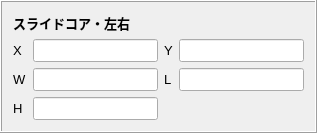
        <widget class="QFrame" name="frame_25">
         <property name="frameShape">
          <enum>QFrame::Box</enum>
         </property>
         <property name="frameShadow">
          <enum>QFrame::Raised</enum>
         </property>
         <layout class="QGridLayout" name="gridLayout_27">
          <item row="0" column="0">
           <widget class="QLabel" name="label_144">
            <property name="font">
             <font>
              <pointsize>10</pointsize>
              <weight>75</weight>
              <bold>true</bold>
             </font>
            </property>
            <property name="frameShadow">
             <enum>QFrame::Sunken</enum>
            </property>
            <property name="text">
             <string>スライドコア・左右</string>
            </property>
            <property name="wordWrap">
             <bool>false</bool>
            </property>
           </widget>
          </item>
          <item row="1" column="0">
           <layout class="QGridLayout" name="gridLayout_28">
            <item row="0" column="0">
             <widget class="QLabel" name="label_145">
              <property name="font">
               <font>
                <pointsize>10</pointsize>
               </font>
              </property>
              <property name="text">
               <string>X</string>
              </property>
             </widget>
            </item>
            <item row="0" column="1">
             <widget class="QLineEdit" name="t_sllrx">
              <property name="sizePolicy">
               <sizepolicy hsizetype="Expanding" vsizetype="Preferred">
                <horstretch>0</horstretch>
                <verstretch>0</verstretch>
               </sizepolicy>
              </property>
              <property name="font">
               <font>
                <pointsize>10</pointsize>
               </font>
              </property>
              <property name="text">
               <string/>
              </property>
              <property name="placeholderText">
               <string/>
              </property>
             </widget>
            </item>
            <item row="0" column="2">
             <widget class="QLabel" name="label_146">
              <property name="font">
               <font>
                <pointsize>10</pointsize>
               </font>
              </property>
              <property name="text">
               <string>Y</string>
              </property>
             </widget>
            </item>
            <item row="0" column="3">
             <widget class="QLineEdit" name="t_sllry">
              <property name="sizePolicy">
               <sizepolicy hsizetype="Expanding" vsizetype="Preferred">
                <horstretch>0</horstretch>
                <verstretch>0</verstretch>
               </sizepolicy>
              </property>
              <property name="font">
               <font>
                <pointsize>10</pointsize>
               </font>
              </property>
              <property name="text">
               <string/>
              </property>
              <property name="placeholderText">
               <string/>
              </property>
             </widget>
            </item>
            <item row="1" column="0">
             <widget class="QLabel" name="label_147">
              <property name="font">
               <font>
                <pointsize>10</pointsize>
               </font>
              </property>
              <property name="text">
               <string>W</string>
              </property>
             </widget>
            </item>
            <item row="1" column="1">
             <widget class="QLineEdit" name="t_sllrw">
              <property name="sizePolicy">
               <sizepolicy hsizetype="Expanding" vsizetype="Preferred">
                <horstretch>0</horstretch>
                <verstretch>0</verstretch>
               </sizepolicy>
              </property>
              <property name="font">
               <font>
                <pointsize>10</pointsize>
               </font>
              </property>
              <property name="text">
               <string/>
              </property>
              <property name="placeholderText">
               <string/>
              </property>
             </widget>
            </item>
            <item row="1" column="2">
             <widget class="QLabel" name="label_148">
              <property name="font">
               <font>
                <pointsize>10</pointsize>
               </font>
              </property>
              <property name="text">
               <string>L</string>
              </property>
             </widget>
            </item>
            <item row="1" column="3">
             <widget class="QLineEdit" name="t_sllrl">
              <property name="sizePolicy">
               <sizepolicy hsizetype="Expanding" vsizetype="Preferred">
                <horstretch>0</horstretch>
                <verstretch>0</verstretch>
               </sizepolicy>
              </property>
              <property name="font">
               <font>
                <pointsize>10</pointsize>
               </font>
              </property>
              <property name="text">
               <string/>
              </property>
              <property name="placeholderText">
               <string/>
              </property>
             </widget>
            </item>
            <item row="2" column="0">
             <widget class="QLabel" name="label_149">
              <property name="font">
               <font>
                <pointsize>10</pointsize>
               </font>
              </property>
              <property name="text">
               <string>H</string>
              </property>
             </widget>
            </item>
            <item row="2" column="1">
             <widget class="QLineEdit" name="t_sllrh">
              <property name="sizePolicy">
               <sizepolicy hsizetype="Expanding" vsizetype="Preferred">
                <horstretch>0</horstretch>
                <verstretch>0</verstretch>
               </sizepolicy>
              </property>
              <property name="font">
               <font>
                <pointsize>10</pointsize>
               </font>
              </property>
              <property name="text">
               <string/>
              </property>
              <property name="placeholderText">
               <string/>
              </property>
             </widget>
            </item>
           </layout>
          </item>
         </layout>
        </widget>
